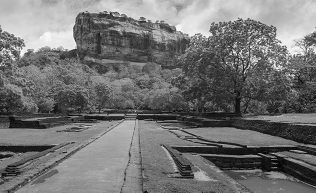
#> input picture images/sigiriya.jpg, 316 x 193 px, found by its file name
$ jupyter execute correlation_vs_convolution.ipynb
#> lines starting #> are read from the running program, lines starting #| are printed output that depends on the picture
# EN3160 L03 — Correlation vs Convolution, cell by cell
Run each cell in order. Each one isolates one piece of the idea before moving to the next.

## Setup
Imports used throughout the notebook.

[cell 1]
import cv2 as cv
import numpy as np
from scipy import signal
from matplotlib import pyplot as plt

## 1. 1D toy example
Easiest place to *see* the flip — no 2D geometry to get confused by.

`h = [1, 0, -1]` is asymmetric (not equal to its own reverse), so correlation and convolution will genuinely differ.

[cell 2]
x = np.array([1, 2, 3, 4, 5])
h = np.array([1, 0, -1])   # asymmetric kernel

print("signal x:", x)
print("kernel h:", h)

### Correlation (no flip) vs convolution (flips h first)

[cell 3]
corr_result = np.correlate(x, h, mode='same')  # correlation: no flip
conv_result = np.convolve(x, h, mode='same')     # convolution: h flipped automatically

print("correlation:", corr_result)
print("convolution:", conv_result)

### Check the equivalence yourself
Convolving with `h` should be identical to correlating with `h` reversed.

[cell 4]
h_flipped = h[::-1]
print("h flipped:", h_flipped)

check = np.correlate(x, h_flipped, mode='same')
print("correlate(x, h_flipped):", check)
print("matches convolution result:", np.array_equal(check, conv_result))

## 2. 2D single-impulse example
A single `1` in an otherwise-zero image, filtered with an asymmetric 3x3 kernel. Correlation stamps the kernel as-written; convolution stamps it flipped 180 degrees. Checked against `scipy.signal` as an independent reference.

[cell 5]
f = np.zeros((5, 5))
f[1, 3] = 1   # single impulse, off-center on purpose so asymmetry is visible

w = np.array([[9, 8, 7],
              [6, 5, 4],
              [3, 2, 1]])   # asymmetric kernel

print("f =")
print(f)
print("\nw =")
print(w)

### Correlation result (scipy reference)

[cell 6]
corr_2d = signal.correlate2d(f, w, mode='same', boundary='fill', fillvalue=0)
print(corr_2d)

### Convolution result (scipy reference)

[cell 7]
conv_2d = signal.convolve2d(f, w, mode='same', boundary='fill', fillvalue=0)
print(conv_2d)

### Confirm cv.filter2D matches the correlation result, not the convolution result
`cv.filter2D` always performs correlation — it never flips the kernel internally.

[cell 8]
cv_result = cv.filter2D(f, -1, w, borderType=cv.BORDER_CONSTANT)
print(cv_result)

print("\nmatches scipy correlation result:", np.allclose(cv_result, corr_2d))

## 3. Real image, asymmetric kernel (Sobel)
This is the case that matters practically — Sobel is asymmetric, so correlation and convolution give genuinely different, not just cosmetically different, results.

Adjust the path below to point at your own copy of `sigiriya.jpg`.

[cell 9]
im = cv.imread("D:\\Abdul Rahman\\Engineering_UOM\\.Sem 5\\EN3160 - Image Processing and Computer Vision\\EN3160-Image-processing-and-Machine-Vision\\images\\sigiriya.jpg", cv.IMREAD_REDUCED_GRAYSCALE_2)
#> im is the input picture: shape (193, 316); min 2, max 254, mean 114.9
assert im is not None
im.shape
#> Out = (193, 316)

### Sobel via correlation (what `cv.filter2D` gives you by default)

[cell 10]
sobel_x = np.array([[-1, -2, -1],
                     [ 0,  0,  0],
                     [ 1,  2,  1]])

sobel_correlation = cv.filter2D(im, cv.CV_64F, sobel_x)
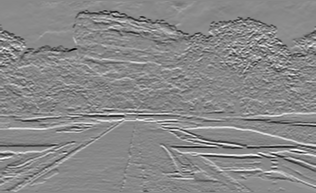
#> sobel_correlation: shape (193, 316) float64; min -720, max 622, mean -2.9; drawn with min black and max white

plt.figure(figsize=(6, 6))
plt.imshow(sobel_correlation, cmap='gray')
plt.title('Sobel via correlation (default)')
plt.xticks([]), plt.yticks([])
plt.show()

### Sobel via true convolution (flip the kernel first, then correlate)

[cell 11]
sobel_x_flipped = sobel_x[::-1, ::-1]
sobel_convolution = cv.filter2D(im, cv.CV_64F, sobel_x_flipped)
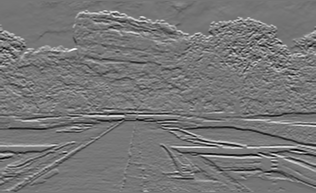
#> sobel_convolution: shape (193, 316) float64; min -622, max 720, mean 2.9; drawn with min black and max white

plt.figure(figsize=(6, 6))
plt.imshow(sobel_convolution, cmap='gray')
plt.title('Sobel via true convolution (kernel flipped first)')
plt.xticks([]), plt.yticks([])
plt.show()

### Side by side — look for the edge-polarity flip
A dark-to-bright edge in one result should read as bright-to-dark in the other.

[cell 12]
fig, ax = plt.subplots(1, 2, figsize=(12, 6), sharex='all', sharey='all')
ax[0].imshow(sobel_correlation, cmap='gray')
ax[0].set_title('Correlation')
ax[1].imshow(sobel_convolution, cmap='gray')
ax[1].set_title('Convolution')
for a in ax:
    a.set_xticks([]), a.set_yticks([])
plt.tight_layout()
plt.show()
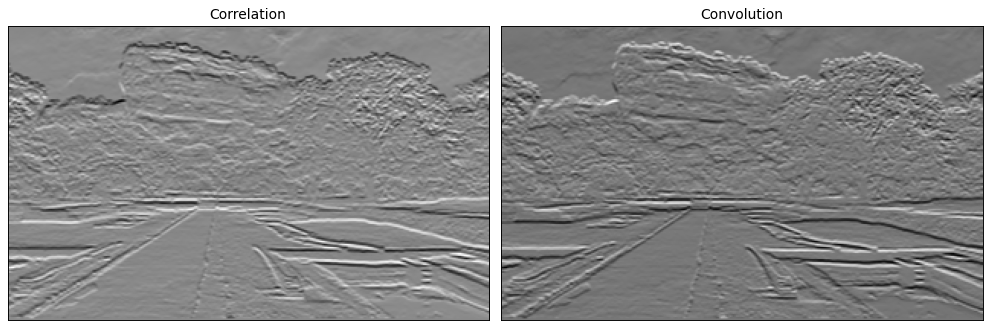
#> figure drawn by matplotlib, 2 panels

## 4. Real image, symmetric kernel (averaging)
Control case: a uniform 3x3 kernel is unchanged by a 180-degree flip, so correlation and convolution should be numerically identical here.

[cell 13]
avg_kernel = np.ones((3, 3), np.float32) / 9

avg_correlation = cv.filter2D(im, cv.CV_32F, avg_kernel)
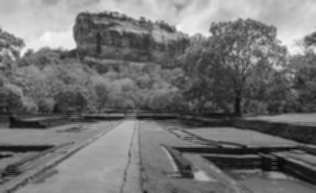
#> avg_correlation: shape (193, 316) float32; min 6.33, max 246.7, mean 114.9
avg_kernel_flipped = avg_kernel[::-1, ::-1]
avg_convolution = cv.filter2D(im, cv.CV_32F, avg_kernel_flipped)

max_difference = np.abs(avg_correlation - avg_convolution).max()
#> max_difference = 0
print("max pixel difference:", max_difference)
#| max pixel difference: 0.0

$ run again, with images/Color_ful_pic.jpg copied over images/sigiriya.jpg
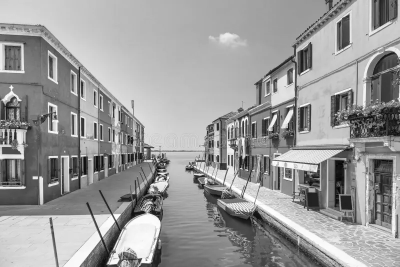
#> input picture images/Color_ful_pic.jpg, 400 x 267 px, found by its file name
#> im is the input picture: shape (267, 400); min 5, max 255, mean 154.1
#> `sobel_convolution = cv.filter2D(im, cv.CV_64F, sobel_x_flipped)`:
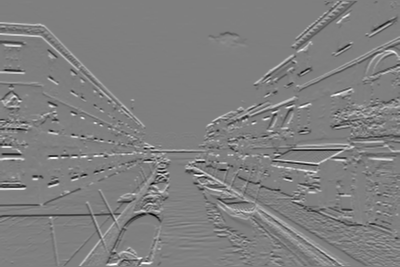
#> sobel_convolution: shape (267, 400) float64; min -793, max 790, mean 0.9; drawn with min black and max white
#> `avg_correlation = cv.filter2D(im, cv.CV_32F, avg_kernel)`:
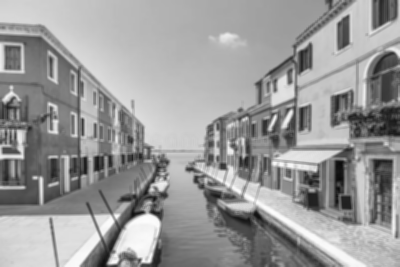
#> avg_correlation: shape (267, 400) float32; min 10.67, max 253, mean 154.1
#> max_difference = 0
#| max pixel difference: 0.0

$ run again, with images/emma.jpg copied over images/sigiriya.jpg
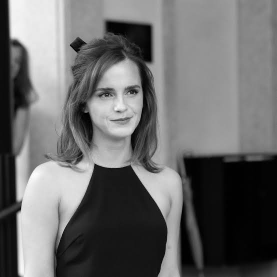
#> input picture images/emma.jpg, 277 x 277 px, found by its file name
#> im is the input picture: shape (277, 277); min 0, max 255, mean 105.7
#> `sobel_convolution = cv.filter2D(im, cv.CV_64F, sobel_x_flipped)`:
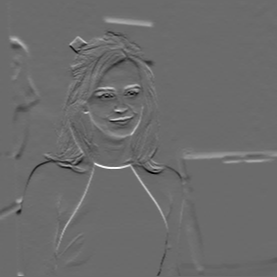
#> sobel_convolution: shape (277, 277) float64; min -521, max 715, mean 2.7; drawn with min black and max white
#> `plt.show()`:
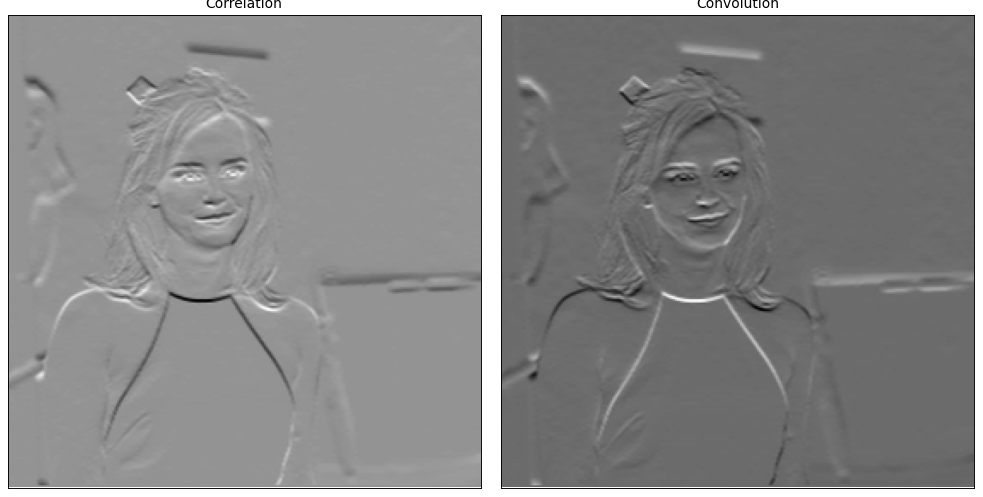
#> figure drawn by matplotlib, 2 panels
#> max_difference = 0
#| max pixel difference: 0.0
